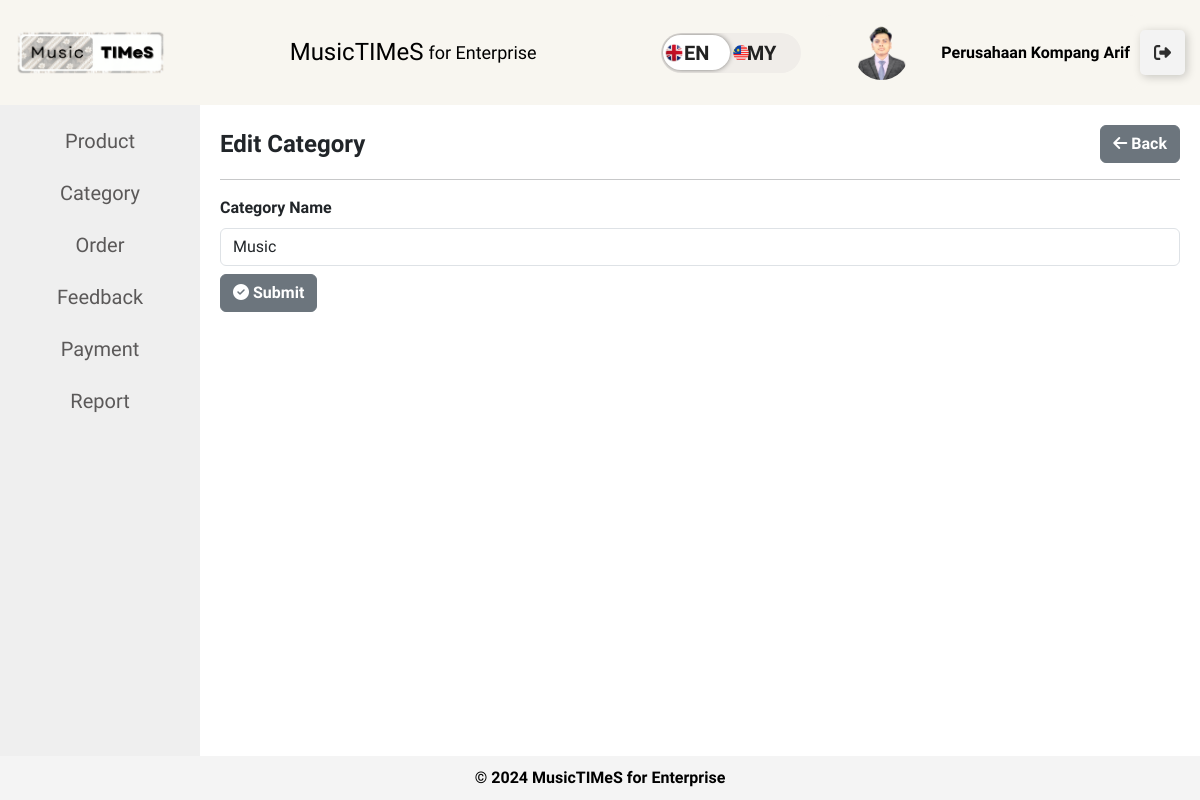
Page /enterprise/category-edit.php?id=10 (signed in) on the committed database.
### tables this page shows
CREATE TABLE `enterprise` (
  `enterprise_id` int(11) NOT NULL,
  `enterprise_name` varchar(100) DEFAULT NULL,
  `enterprise_username` varchar(20) DEFAULT NULL,
  `enterprise_email` varchar(100) DEFAULT NULL,
  `enterprise_password` varchar(255) DEFAULT NULL,
  `enterprise_image` varchar(255) DEFAULT NULL,
  `enterprise_phone` varchar(15) DEFAULT NULL,
  `enterprise_address` text DEFAULT NULL,
  `ssm_certificate` varchar(255) DEFAULT NULL,
  `confirm_password` varchar(255) DEFAULT NULL,
  `otp` int(6) DEFAULT NULL,
  `otp_sent_at` timestamp NULL DEFAULT NULL,
  `verified_at` timestamp NULL DEFAULT NULL,
  `is_verified` tinyint(1) NOT NULL
);

CREATE TABLE `category` (
  `category_id` int(5) NOT NULL,
  `category_name` varchar(50) DEFAULT NULL,
  `created_category` timestamp NOT NULL DEFAULT current_timestamp(),
  `updated_category` timestamp NOT NULL DEFAULT current_timestamp() ON UPDATE current_timestamp(),
  `enterprise_id` int(11) NOT NULL
);

### enterprise/category-edit.php (the view, shortened to what this page needs)
<?php include './layout/main.php';?>
<head>
</head>
<main>
    <?php include './layout/menu.php';?>
    <?php
        $id = $_GET['id'];
        $query = "select * from category where category_id='$id'";
        $result = $conn->query($query);
        $category = $result->fetch_assoc();
    ?>
    <section>
        <div class="d-flex justify-content-between align-items-center mb-3">
            <h1 class="mb-0" style="font-weight: bold;"><?php echo __('edit_category')?></h1>
            <a href="/musictimes/enterprise/category-listing.php" class="btn btn-secondary"><i class="fa-solid fa-arrow-left fa-beat-fade"></i><strong>  <?php echo __('back')?></strong></a>
        </div>
        <hr>
        <form action="/musictimes/enterprise/controller/category-edit.php?id=<?=$_GET['id']?>" method="post">
            <div class="mb-2">
                <label class="form-label" style="font-weight: bold;"><?php echo __('category_name')?></label>
                <input type="text" name="category_name" class="form-control" placeholder="Enter Category Name" value="<?=$category['category_name']?>" required>
            </div>
            <div class="mb-2">
                <button type="submit" class="btn btn-secondary"><i class="fa-solid fa-circle-check fa-beat-fade"></i><strong>  <?php echo __('submit')?></strong></button>
            </div>
        </form>
    </section>
</main>
<?php include './layout/footer.php';?>
</body>
</html>

### enterprise/layout/main.php (shortened to what this page needs)
<?php
include '../db.php';
?>
<?php
$language = 'en';
$langFile = "../languages/{$language}.php";
if (file_exists($langFile)) {
    $translations = include $langFile;
} else {
    $translations = [];
}
function __($key) {
    global $translations;
    return $translations[$key] ?? $key;
}
?>
<!DOCTYPE html>
<html lang="en">
<head>
    <link href="https://cdn.jsdelivr.net/npm/bootstrap@5.3.2/dist/css/bootstrap.min.css" rel="stylesheet">
    <link rel="stylesheet" href="../style/sidebar_enterprise.css">
</head>
<body>
<header>
    <img src="../image/logo.png" alt="MusicTIMeS Logo" id="logo">
    <h1>MusicTIMeS <span><?php echo __('title')?></span></h1>
    <div class="header-options">
        <div class="btn-container">
            <form method="post" id="languageForm">
                <label class="switch btn-language-mode-switch">
                    <label class="btn-language-mode-switch-inner" data-off="en" data-on="my" for="language_mode" style="text-transform: uppercase; display:flex;align-items:center; font-size:12px">
                        <img src="../image/england.png" alt="EN Flag" style="width: 20px; height: 20px; margin-left:3px; z-index:1000" /></img>
                        <img src="../image/malaysia.png" alt="MY Flag" style="width: 20px; height: 20px; margin-left:47px; z-index:1000" /></img>
                    </label>
                </label>
            </form>
        </div>
        <div class="profile-option" style="background-color: #F8F6F0;">
            <?php
                $enterprise_username = $_SESSION['enterprise_username'];
                $query = "SELECT enterprise_name, enterprise_image FROM enterprise WHERE enterprise_username='$enterprise_username'";
                $result = $conn->query($query);
                $enterprise = $result->fetch_assoc();
            ?>
            <div class="profile-info">
            <div class="profile-image">
                <?php
                $image_path = "/musictimes/image/enterprise/";
                $default_image = "/musictimes/image/default-profile-image.png";
                if (!empty($enterprise['enterprise_image']) && file_exists($_SERVER['DOCUMENT_ROOT'] . $image_path . $enterprise['enterprise_image'])) {
                    $image_path .= $enterprise['enterprise_image'];
                } else {
                    $image_path = $default_image;
                }
                echo '<img src="' . htmlspecialchars($image_path, ENT_QUOTES, 'UTF-8') . '" alt="Enterprise Profile Image" style="width: 50%; height: 50%; max-width: 100px; max-height: 100px; border-radius: 50%;">';
                ?>
            </div>
            <div class="profile-details">
                <a href="./enterprise-profile.php" class="enterprise-link" style="color: initial; text-decoration: none;" onmouseover="this.style.color='grey'" onmouseout="this.style.color='initial'">
                    <p class="enterprise-name"><?php echo $enterprise['enterprise_name']; ?></p>
                </a>
            </div>
            </div>
            </div>
        <div>
        <a class="logout-button" href="#" onclick="confirmLogout()">
        <div class="sign"></div>
        <div class="text"><?php echo __('logout')?></div></a>
            </div>
    </div>
</header>

### style/sidebar_enterprise.css (style rules this page uses)
* { font-family: "Freeman", sans-serif; }
body { font-family: Arial Narrow; margin: 0; padding: 0; display: flex; flex-direction: column; min-height: 100vh; background-color: #f4f4f4; }
header { background-color: #F8F6F0; color: black; padding: 15px; text-align: center; flex-shrink: 0; display: flex; justify-content: space-between; align-items: center; box-shadow: 0 2px 5px rgba(0, 0, 0, 0.2); }
#logo { max-width: 150px; height: auto; }
h1 { margin: 0; font-size: 1.5em; display: flex; align-items: center; }
span { font-weight: normal; font-size: 0.8em; margin-left: 5px; }
.header-options { display: flex; align-items: center; }
.language-dropdown, .profile-option, .logout-option { margin-left: 20px; }
.language-dropdown a, .profile-option a, .logout-option a { color: black; }
a { color: white; text-decoration: none; }
header span { font-size: large; }
.logout-button { --black: #000000; --ch-black: #141414; --eer-black: #1b1b1b; --night-rider: #2e2e2e; --white: #ffffff; --af-white: #f3f3f3; --ch-white: #e1e1e1; display: flex; align-items: center; justify-content: flex-start; width: 45px; height: 45px; border: none; border-radius: 5px; cursor: pointer; position: relative; overflow: hidden; transition-duration: .3s; box-shadow: 2px 2px 10px rgba(0, 0, 0, 0.199); background-color: var(--af-white); }
.sign { width: 100%; transition-duration: .3s; display: flex; align-items: center; justify-content: center; }
.sign svg { width: 17px; }
main { display: flex; flex: 1; background-color: #fff; }
section { flex: 1; padding: 20px; }
.btn-container { display: table-cell; vertical-align: middle; text-align: center; }
.btn-language-mode-switch { display: inline-block; margin: 0px; position: relative; }
.btn-language-mode-switch > label.btn-language-mode-switch-inner { margin: 0px; width: 140px; height: 40px; background-color: #f0ede9; border-radius: 26px; overflow: hidden; position: relative; transition: all 0.3s ease; display: block; }
.btn-language-mode-switch > label.btn-language-mode-switch-inner:before { content: attr(data-on); position: absolute; font-size: 20px; font-weight: 600; right: 25px; color: #222; }
.btn-language-mode-switch > label.btn-language-mode-switch-inner:after { content: attr(data-off); width: 67px; height: 35px; left: 2px; background: #fff; border-radius: 26px; position: absolute; font-size: 20px; display: flex; justify-content: center; text-align: center; transition: all 0.3s ease; box-shadow: 0px 0px 6px -2px #111; padding: 5px 0px; color: #222; font-weight: 600; align-items: center; }
.profile-option { display: flex; align-items: center; justify-content: space-between; padding: 10px; background-color: #F8F6F0; border-radius: 10px; }
.profile-info { display: flex; align-items: center; }
.profile-image img { width: 25%; height: 25%; max-width: 40px; max-height: 40px; border-radius: 50%; margin-right: 10px; }
.enterprise-name { font-weight: bold; margin: 0; }

### enterprise/layout/main.php (style rules this page uses)
.profile-details { position: relative; display: inline-block; }
.enterprise-link { color: initial; text-decoration: none; }

### enterprise/category-edit.php (style rules this page uses)
* { font-family: "Freeman", sans-serif; }

### rows in the picture
enterprise: enterprise_image (picture), enterprise_name "Perusahaan Kompang Arif"
category: category_name "Music"

### other values in the picture
__('title') "for Enterprise"
__('product') "Product"
__('category') "Category"
__('order') "Order"
__('feedback') "Feedback"
__('payment') "Payment"
__('report') "Report"
__('edit_category') "Edit Category"
__('back') "Back"
__('category_name') "Category Name"
__('submit') "Submit"
